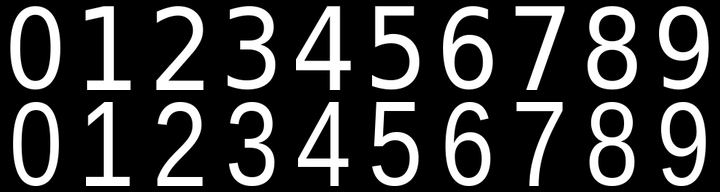
#> input picture rf1_ocr_test/digit_templates.png, 720 x 192 px
$ python -i checks.py   (imports and definitions only)
#> lines starting #> are read from the running program, lines starting #| are printed output that depends on the picture
#> further down, picture is the input picture: PIL image 720x192 L; min 0, max 255, mean 57.8
"""Independent OCR and restart-safe agreement counts over a rolling window."""
from collections import Counter
from datetime import datetime
from decimal import Decimal
import io
import hashlib
import json
import os
from itertools import product
import re
from statistics import median
import subprocess
import time

from PIL import Image, ImageChops, ImageFilter, ImageOps, ImageStat

WINDOW_SECONDS = 24 * 60 * 60
REQUIRED_MATCHES = 5
DEFAULT_INTERVAL_MINUTES = 10
LEGACY_INTERVAL_MINUTES = 60
MAX_INTERVAL_MINUTES = 24 * 60
NORMAL_INTERVAL = DEFAULT_INTERVAL_MINUTES * 60
RETRY_INTERVAL = 5 * 60
STANDALONE_SECOND_CAPTURE_DELAY = 5
STANDALONE_CACHED_CAPTURE_DELAY = 15
FAILURE_RETRY_LIMIT = 3
FAILURE_COOLDOWN_INTERVAL = 30 * 60  # default pause after three failed checks (settable)
MIN_FAILURE_PAUSE_MINUTES, MAX_FAILURE_PAUSE_MINUTES = 5, 240
DEFAULT_FAILURE_PAUSE_MINUTES = FAILURE_COOLDOWN_INTERVAL // 60
# When the host has spare capacity, retry sooner: a failed check usually just met a turning roller.
QUICK_RETRY_INTERVAL = 2 * 60
# A check that was only coarser because the last roller was turning gets a
# new picture pair soon (the roller stands still again after half a minute or so) instead of
# waiting the full interval. Once per series of coarser checks, so a steadily running meter does
# not double the number of checks.
TURNING_RETRY_SECONDS = 45
IDLE_LOAD_PER_CPU = 0.6


# [7 lines left out: function system_idle, not called in this run]
WARNING_DETAIL_AFTER = 60 * 60
REVIEW_AFTER = 4 * 60 * 60
FRESH_SAMPLE_AGE = 15 * 60
FALLBACK_NOTICE = "Der ESP verwendet einen Ersatzwert."
FALLBACK_STATUS = re.compile(
    r"^(?:E9[123]|00[234])(?:\s|$)|\b(?:use|using) fallback\b|\brate (?:too high|negative)\b",
    re.IGNORECASE,
)
# Cutoff, sharpening, threshold and optional correction for uneven lighting.
OCR_PROFILES = (
    (2, 175, 155, False),
    (0, 125, 125, False),
    (1, 225, 140, True),
    (3, 215, 175, True),
    (6, 200, 180, True),
    (2, 130, 145, False),
    (4, 150, 165, False),
    (1, 185, 155, True),
    (5, 160, 135, False),
    (0, 210, 195, True),
    (2, 140, 135, True),
    (4, 225, 150, False),
    (6, 130, 175, True),
    (3, 160, 190, False),
    (5, 210, 145, True),
)
MAX_CONFIGURED_OCR_ATTEMPTS = 10
MAX_OCR_ATTEMPTS = len(OCR_PROFILES)
# Digits still missing after the regular attempts get their own frames nudged and re-read:
# at most this many positions and this many additional single-digit reads per check.
SHIFTED_DIGIT_POSITIONS = 3
SHIFTED_DIGIT_READS = 16
# Then up to three trials with the whole row of frames moved slightly (two reads each).
ROW_SHIFT_TRIALS = 3
ROW_SHIFT_READS = 6


# [53 lines left out: functions lighting_ocr_profiles, crop_register, contrast_channel, read_register, not called in this run]

def reduce_uneven_lighting(image):
    """Estimate broad shadows on a small image while excluding the dark strokes."""
    background = image.copy()
    background.thumbnail((240, 80))
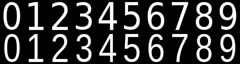
#> background: PIL image 240x64 L; min 0, max 255, mean 57.8
    kernel = max(5, (background.height // 12) | 1)
#> kernel = 5
    background = background.filter(ImageFilter.MaxFilter(kernel)).filter(ImageFilter.MinFilter(kernel))
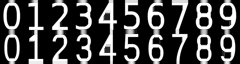
#> background: PIL image 240x64 L; min 0, max 255, mean 68.7
    low, high = background.resize((6, 2), Image.Resampling.BILINEAR).getextrema()
#> low = 60; high = 81
    if high - low < 45:
        return image
    background = background.resize(image.size, Image.Resampling.BILINEAR)
    return ImageChops.subtract(image, background, offset=255)


# [348 lines left out: functions read_polarity, meter_prefix, rounded_meter_prefix, common_exact_precision, manual_confirms_failed_auto, comparison_scope and 8 more, not called in this run]


LAST_DIGIT_NOTICE = "Nur die dritte Nachkommastelle ist unklar oder weicht ab."
REDUCED_PRECISION_NOTICE = ("Die letzte verglichene Rolle war unklar, vermutlich drehte sie sich gerade. Diese Prüfung wurde deshalb mit einer "
                            "Nachkommastelle weniger bestätigt. Die nächste Prüfung vergleicht wieder alle Stellen.")
MOVING_DIGIT_NOTICE = ("Nur die letzte verglichene Stelle war unklar – vermutlich drehte sich die Rolle gerade. "
                       "Die nächste Prüfung folgt automatisch.")
MOVING_DIGITS_NOTICE = ("Nur die letzten zwei verglichenen Stellen waren unklar – vermutlich drehten sich die Rollen gerade. "
                        "Die nächste Prüfung folgt automatisch.")
REDUCED_PRECISION2_NOTICE = ("Die letzten zwei verglichenen Rollen waren unklar, vermutlich drehten sie sich gerade. Diese Prüfung "
                             "wurde deshalb mit zwei Nachkommastellen weniger bestätigt. Die nächste Prüfung vergleicht wieder alle Stellen.")
MOVING_NOTICES = (MOVING_DIGIT_NOTICE, MOVING_DIGITS_NOTICE)
REDUCED_NOTICES = (REDUCED_PRECISION_NOTICE, REDUCED_PRECISION2_NOTICE)
TURNING_RETRY_REASON = "turning_retry"
# Reading below a probably misread stored value; the lower-series correction is collecting.
LOWER_PENDING_NOTICE = ("Zählerstand liegt unter dem letzten gültigen Wert. Bestätigen weitere stimmige "
                        "Ablesungen den niedrigeren Stand, wird er übernommen.")


# The same last position unclear on several checks in a row is not a turning roller:
# its frame most likely sits beside the roller.
FRAME_OFF_STREAK = 3
FRAME_OFF_NOTICE = ("Die letzte verglichene Stelle war mehrmals hintereinander unklar. Das liegt vermutlich nicht "
                    "an einer drehenden Rolle, sondern daran, dass ihr Rahmen neben der Rolle sitzt. Die App sucht "
                    "ihn im Hintergrund neu und prüft bis dahin mit einer Nachkommastelle weniger.")
FRAME_OFF_WAIT_NOTICE = ("Die letzte verglichene Stelle war mehrmals hintereinander unklar. Vermutlich sitzt ihr "
                         "Rahmen neben der Rolle. Bis das korrigiert ist, prüft die App mit einer Nachkommastelle weniger.")


# 0.5.50: while gas flows, the last compared roller is between two digits most of the time.
# Re-reading it for 25 seconds per check, moving its frame or calling the frame misplaced
# only cost time; such a check is confirmed one decimal coarser right away.
TURNING_FLOW_SECONDS = 60 * 60


# [49 lines left out: functions turning_tail_unclear, meter_running, only_known_hidden_unclear, not called in this run]


HIDDEN_FILLED_NOTICE = ("Eine Stelle ist durch eine Spiegelung verdeckt und wurde aus dem Zählerstand und dem "
                        "Durchfluss ergänzt. Alle anderen verglichenen Stellen wurden gelesen.")
HIDDEN_FILLED_TURNING_NOTICE = ("Eine Stelle ist durch eine Spiegelung verdeckt und wurde aus dem Zählerstand und dem "
                                "Durchfluss ergänzt. Die letzte Rolle drehte sich gerade; diese Prüfung gilt deshalb "
                                "mit einer Nachkommastelle weniger.")


# [37 lines left out: functions only_last_compared_unclear, unclear_trailing_decimals, last_two_compared_unclear, not called in this run]


LAST_DIGIT_PASS = "Die ersten zwei Nachkommastellen stimmen überein. Die dritte ist bei dieser Prüfung noch nicht bestätigt."
LAST_DIGIT_RETRIES = 3
SEVENTH_DIGIT_WAIT_SECONDS = 30 * 60
SEVENTH_DIGIT_WAIT_NOTICE = (
    "Die siebte Ziffer ist unklar. Die App wartet, bis der Zählerstand weiter steigt, "
    "und prüft in 30 Minuten erneut."
)
SEVENTH_DIGIT_PASS = (
    "Die ersten sechs Ziffern stimmen ungerundet mit dem Vergleichswert überein. "
    "Die siebte Ziffer ist noch nicht sicher lesbar, deshalb ist diese Prüfung nur "
    "bis zur ersten Nachkommastelle bestätigt. Verbrauch und eingestellte Genauigkeit "
    "bleiben unverändert. Bis der Zählerstand weiter steigt, prüft die App "
    "vorübergehend alle 30 Minuten."
)
SUCCESSFUL_CHECKS = ("match", "match_with_warning", "ocr_only")
STANDALONE_PENDING = "standalone_pending"
STANDALONE_PENDING_NOTICE = "Erstes Bild gelesen. Die App wartet auf eine zweite Aufnahme zur Gegenprüfung."
STANDALONE_VERIFIED_NOTICE = "Zählerstand mit einer zweiten Aufnahme gegengeprüft."
STANDALONE_REJECTED_NOTICE = "Die zweite Aufnahme passt nicht zum ersten Zählerstand."
REFLECTION_SUGGEST_AFTER = 3


# [101 lines left out: functions missing_digit_pattern, single_missing_digit, disputed_digit_pattern, recommended_comparison_decimals, estimate_missing_digit, provisional_digit_estimate, not called in this run]


ANCHORED_LEADING_NOTICE = "Unveränderliche führende Stellen aus dem zuletzt bestätigten Stand ergänzt."


# [50 lines left out: functions anchor_bounds, anchored_leading_digits, not called in this run]


HIDDEN_DIGIT_NOTICE = "Verdeckte Stelle aus dem zuletzt bestätigten Stand ergänzt."


# [64 lines left out: functions anchored_hidden_digits, hidden_fill_with_turning_roller, not called in this run]


HIDDEN_ESTIMATE_AFTER = 5 * 60
HIDDEN_ESTIMATE_NOTICE = ("Eine Nachkommastelle ist durch eine Spiegelung verdeckt und wurde geschätzt, weil kein "
                          "Zählerstand eingetragen wurde. Die vollen Kubikmeter sind gelesen. Für einen genauen Wert "
                          "den Zählerstand einmal in den Einstellungen eintragen.")


# [99 lines left out: functions estimated_hidden_digits, shadow_decimal_estimate, within_anchor_bounds, not called in this run]


# A slowly turning roller (e.g. the first decimal) can be completed from the last confirmed
# reading only within the flow this meter really reaches, learned from confirmed readings.
FLOW_PEAK_MIN_SECONDS = 300
FLOW_PEAK_MAX_SECONDS = 6 * 60 * 60
FLOW_PEAK_DAYS = 7
FLOW_PEAK_MIN_SAMPLES = 12
SLOW_ROLLER_FLOOR_LPH = 1500
SLOW_ROLLER_MARGIN = 2


# [36 lines left out: functions note_flow_peak, learned_flow_limit, not called in this run]


# A digit read wrong the same way on two pictures (a 1 as a 7 in the first decimal) used to be
# confirmed and published: about +0.6 m³ within minutes. Such a jump is only accepted within
# the flow this meter really reaches. The median of the daily peaks is used, so that a peak
# learned from an earlier misread does not open the limit again.
JUMP_FLOW_MARGIN = 2
JUMP_FLOW_NOTICE = ("Zählerstand springt stärker, als der bisher gemessene Durchfluss erlaubt. "
                    "Die App wartet auf die nächste Ablesung.")


# [34 lines left out: functions jump_flow_limit, jump_within_flow, not called in this run]


SLOW_ROLLER_NOTICE = "Langsame Nachkommastelle aus dem zuletzt bestätigten Stand und dem bisherigen Durchfluss ergänzt."


# [13 lines left out: function slow_roller_digit, not called in this run]


HIDDEN_ROLLER_MIN_MINUTES = 2
HIDDEN_ROLLER_JITTER = .75


# [84 lines left out: functions hidden_roller_flow, hidden_roller_span, hidden_roller_interval, hidden_fill_reachable, track_reflection, not called in this run]


def last_digit_can_pass(history, precision_mode):
    return history.get("last_digit_failures", 0) >= LAST_DIGIT_RETRIES - 1


# [56 lines left out: functions differs_only_at_last_digit, seventh_digit_can_pass, rolling_summary, not called in this run]


def sample_timestamp(data, zone):
    return timestamp_epoch(data["esp_timestamp"], zone)


# [83 lines left out: functions timestamp_epoch, slfork_reference, sample_epoch, record_sample, not called in this run]


def valid_interval_minutes(value):
    return type(value) is int and 1 <= value <= MAX_INTERVAL_MINUTES


SETUP_STABILIZATION_SECONDS = 20 * 60
SETUP_OPTIMIZATION_PAUSE_SECONDS = 60 * 60
SETUP_CHECK_INTERVAL_MINUTES = 5


# [7 lines left out: function without_light, not called in this run]


def setup_source_id(source):
    return hashlib.sha256(json.dumps(without_light(source), sort_keys=True).encode()).hexdigest()


# [4 lines left out: function stationary_partial_active, not called in this run]


# A failed optional eighth-digit search must not permanently strand a saved
# seven-digit setup. Retry infrequently and remember the deadline across restarts.
EIGHTH_DIGIT_RETRY_SECONDS = 60 * 60
# If the last roller cannot be found at all (e.g. the flash reflects on it),
# give up after several hours instead of searching forever, and say so. The seven-digit
# checks keep running; a new setup (new frame revision) starts the search again.
EIGHTH_DIGIT_GIVE_UP_SECONDS = 6 * 60 * 60


def eighth_digit_scope(rules):
    revision = rules.get("crop_revision")
    return str(revision) if revision else None


def eighth_digit_given_up(history, rules):
    scope = eighth_digit_scope(rules)
    return scope is not None and history.get("eighth_digit_given_up") == scope


# [35 lines left out: functions note_eighth_digit_search, eighth_digit_retry_due, resume_optional_eighth_digit, not called in this run]


# Fine tilt of the digit row, measured on every check and applied once it is consistent.
SKEW_SAMPLES = 7
SKEW_MIN_CHANGE = 0.2
SKEW_STEP = 0.7
SKEW_MAX_SPREAD = 1.0
SKEW_LIMIT = 2.0


# [66 lines left out: functions skew_offset, setup_tilt, initial_skew_state, note_skew, relocate_last_digit_due, setup_deadlines, not called in this run]


def stabilization_interval(interval, until, now):
    return min(interval, SETUP_CHECK_INTERVAL_MINUTES) if now < until else interval


def automatic_interval_minutes(interval_minutes, source_mode):
    """Observe SLFork's regular cadence while retaining the user's configured interval."""
    return max(RETRY_INTERVAL // 60, interval_minutes) if source_mode == "slfork" else interval_minutes


# [132 lines left out: functions defer_duplicate_cycle, failure_pause_seconds, _check_delay, schedule_next_check, wait_reason_text, activity_phase and 2 more, not called in this run]

>>> from PIL import Image
>>> picture = Image.open('digit_templates.png')
>>> result = reduce_uneven_lighting(picture)
